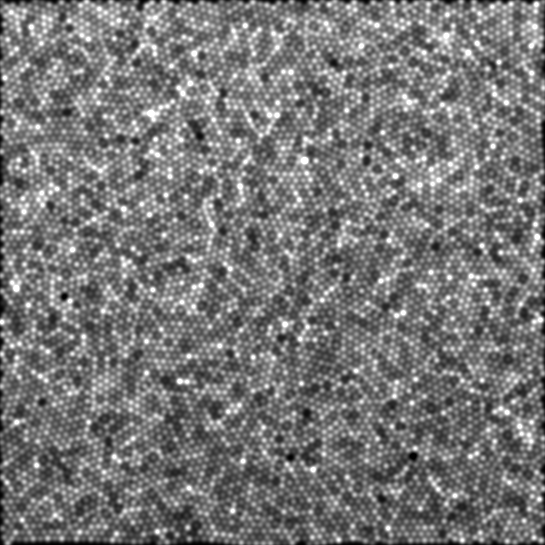
#> input picture eccentricities/groundtruth1.00.png, 545 x 545 px; its folder holds 4 pictures in this run
$ jupyter execute --allow-errors 'Encircled energy calcs-Copy1.ipynb'
#> lines starting #> are read from the running program, lines starting #| are printed output that depends on the picture; long printed decimals are rounded
[cell 1]
import aotools
import numpy
import matplotlib.pyplot as plt
from astropy.io import fits
from PIL import Image
from tqdm import tqdm, trange, tqdm_notebook
import scipy.signal
import sys,os

#> (a cell that did not finish here is left out)

[cell 3]
imfolder='eccentricities'
#> imfolder = 'eccentricities'
im1_=Image.open(os.path.join(imfolder,os.listdir(imfolder)[0]))
#> im1_ is the input picture: PIL image 545x545 L; min 0, max 255, mean 118.6
im1=numpy.asarray(im1_)
w,h =im1.shape
#> w = 545; h = 545
imarray=numpy.zeros((5,w,h))


#make sure you match the
files=os.listdir(imfolder)
#> files = ['groundtruth1.00.png', 'groundtruth2.00.png', 'groundtruth3.00.png', 'groundtruth4.00.png']
#> `filename=files[n]`: filename = 'groundtruth1.00.png'

#> (the rest of this cell did not finish here and is left out)

#> (a cell that did not finish here is left out)

[cell 5]
n_pixels_image=im1.shape[0]
#> n_pixels_image = 545
fov_arcmin=60*2
pixel_scale_image_arcmin=fov_arcmin/n_pixels_image
#> pixel_scale_image_arcmin = 0.22
print('The pixel scale of the image in arcminutes is: %f'%(pixel_scale_image_arcmin))
#| The pixel scale of the image in arcminutes is: 0.2202

#> (a cell that did not finish here is left out)

#> (a cell that did not finish here is left out)

#> (a cell that did not finish here is left out)

#> (a cell that did not finish here is left out)

#> (a cell that did not finish here is left out)

[cell 11]
eedata=[]


#> (the rest of this cell did not finish here and is left out)

[cell 12]
print(eedata)

[cell 13]
print(len(eedata))

Work out what unit this actually is - we could ask the aotools guys?

I believe it's the ee50d - the radius at which half the energy is encircled.

A bigger radius equal a crappier image

Makes sense as higher radii seem to be leading to lower sharpness values :)

ERICA images

[cell 14]
imfolder='eccentricities'
im1_=Image.open(os.path.join(imfolder,os.listdir(imfolder)[0]))
im1=numpy.asarray(im1_)
w,h =im1.shape
imarray=numpy.zeros((5,w,h))


#make sure you match the
files=os.listdir(imfolder)

#> (the rest of this cell did not finish here and is left out)

[cell 15]
plt.imshow(imarray[1])
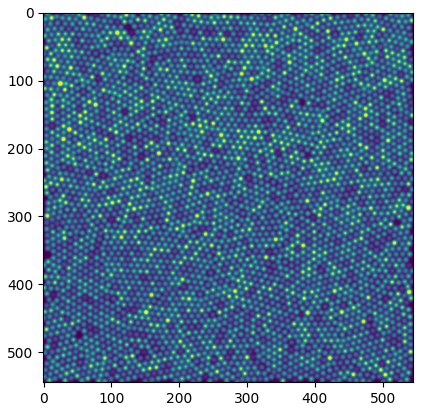
#> figure drawn by matplotlib, 1 panel
